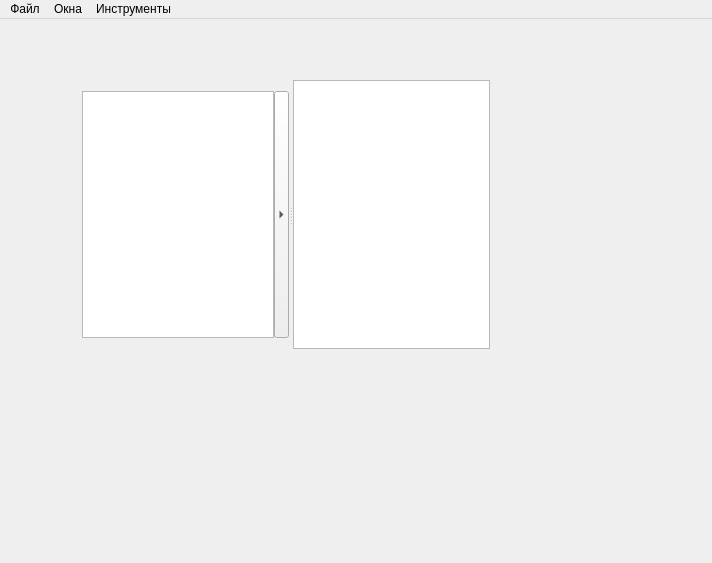
<?xml version="1.0" encoding="UTF-8"?>
<ui version="4.0">
 <class>MainWindow</class>
 <widget class="QMainWindow" name="MainWindow">
  <property name="geometry">
   <rect>
    <x>0</x>
    <y>0</y>
    <width>712</width>
    <height>563</height>
   </rect>
  </property>
  <property name="minimumSize">
   <size>
    <width>50</width>
    <height>50</height>
   </size>
  </property>
  <property name="contextMenuPolicy">
   <enum>Qt::DefaultContextMenu</enum>
  </property>
  <property name="windowTitle">
   <string>Seo редактор</string>
  </property>
  <property name="windowIcon">
   <iconset resource="../res.qrc">
    <normaloff>:/main/res/main_icon.png</normaloff>:/main/res/main_icon.png</iconset>
  </property>
  <property name="layoutDirection">
   <enum>Qt::LeftToRight</enum>
  </property>
  <widget class="QWidget" name="centralWidget">
   <widget class="QWidget" name="horizontalLayoutWidget">
    <property name="geometry">
     <rect>
      <x>60</x>
      <y>50</y>
      <width>441</width>
      <height>291</height>
     </rect>
    </property>
    <layout class="QHBoxLayout" name="horizontalLayout">
     <item>
      <widget class="QSplitter" name="splitter">
       <property name="sizePolicy">
        <sizepolicy hsizetype="Expanding" vsizetype="Expanding">
         <horstretch>0</horstretch>
         <verstretch>0</verstretch>
        </sizepolicy>
       </property>
       <property name="focusPolicy">
        <enum>Qt::NoFocus</enum>
       </property>
       <property name="orientation">
        <enum>Qt::Horizontal</enum>
       </property>
       <property name="opaqueResize">
        <bool>true</bool>
       </property>
       <property name="childrenCollapsible">
        <bool>true</bool>
       </property>
       <widget class="QWidget" name="gridLayoutWidget">
        <layout class="QGridLayout" name="gridLayout" rowstretch="0,0" columnstretch="0,0">
         <property name="sizeConstraint">
          <enum>QLayout::SetMaximumSize</enum>
         </property>
         <property name="rightMargin">
          <number>0</number>
         </property>
         <property name="horizontalSpacing">
          <number>0</number>
         </property>
         <property name="verticalSpacing">
          <number>6</number>
         </property>
         <item row="1" column="1">
          <widget class="QToolButton" name="toolButton">
           <property name="enabled">
            <bool>true</bool>
           </property>
           <property name="sizePolicy">
            <sizepolicy hsizetype="Minimum" vsizetype="Expanding">
             <horstretch>0</horstretch>
             <verstretch>0</verstretch>
            </sizepolicy>
           </property>
           <property name="maximumSize">
            <size>
             <width>15</width>
             <height>16777215</height>
            </size>
           </property>
           <property name="contextMenuPolicy">
            <enum>Qt::DefaultContextMenu</enum>
           </property>
           <property name="layoutDirection">
            <enum>Qt::LeftToRight</enum>
           </property>
           <property name="text">
            <string>...</string>
           </property>
           <property name="popupMode">
            <enum>QToolButton::InstantPopup</enum>
           </property>
           <property name="toolButtonStyle">
            <enum>Qt::ToolButtonIconOnly</enum>
           </property>
           <property name="arrowType">
            <enum>Qt::RightArrow</enum>
           </property>
          </widget>
         </item>
         <item row="1" column="0">
          <widget class="QTextEdit" name="textEdit">
           <property name="tabChangesFocus">
            <bool>false</bool>
           </property>
           <property name="undoRedoEnabled">
            <bool>false</bool>
           </property>
           <property name="html">
            <string>&lt;!DOCTYPE HTML PUBLIC &quot;-//W3C//DTD HTML 4.0//EN&quot; &quot;http://www.w3.org/TR/REC-html40/strict.dtd&quot;&gt;
&lt;html&gt;&lt;head&gt;&lt;meta name=&quot;qrichtext&quot; content=&quot;1&quot; /&gt;&lt;style type=&quot;text/css&quot;&gt;
p, li { white-space: pre-wrap; }
&lt;/style&gt;&lt;/head&gt;&lt;body style=&quot; font-family:'Ubuntu'; font-size:11pt; font-weight:400; font-style:normal;&quot;&gt;
&lt;p style=&quot;-qt-paragraph-type:empty; margin-top:0px; margin-bottom:0px; margin-left:0px; margin-right:0px; -qt-block-indent:0; text-indent:0px;&quot;&gt;&lt;br /&gt;&lt;/p&gt;&lt;/body&gt;&lt;/html&gt;</string>
           </property>
           <property name="overwriteMode">
            <bool>false</bool>
           </property>
           <property name="textInteractionFlags">
            <set>Qt::TextEditorInteraction</set>
           </property>
           <property name="placeholderText">
            <string/>
           </property>
          </widget>
         </item>
        </layout>
       </widget>
       <widget class="QTableWidget" name="tableWidget">
        <property name="sizePolicy">
         <sizepolicy hsizetype="Expanding" vsizetype="Expanding">
          <horstretch>0</horstretch>
          <verstretch>0</verstretch>
         </sizepolicy>
        </property>
        <property name="maximumSize">
         <size>
          <width>29998</width>
          <height>29998</height>
         </size>
        </property>
        <property name="sizeIncrement">
         <size>
          <width>0</width>
          <height>0</height>
         </size>
        </property>
        <property name="layoutDirection">
         <enum>Qt::LeftToRight</enum>
        </property>
       </widget>
      </widget>
     </item>
    </layout>
   </widget>
  </widget>
  <widget class="QMenuBar" name="menuBar">
   <property name="geometry">
    <rect>
     <x>0</x>
     <y>0</y>
     <width>712</width>
     <height>25</height>
    </rect>
   </property>
   <widget class="QMenu" name="menu_file">
    <property name="contextMenuPolicy">
     <enum>Qt::DefaultContextMenu</enum>
    </property>
    <property name="toolTip">
     <string/>
    </property>
    <property name="toolTipDuration">
     <number>-1</number>
    </property>
    <property name="statusTip">
     <string/>
    </property>
    <property name="accessibleName">
     <string/>
    </property>
    <property name="accessibleDescription">
     <string/>
    </property>
    <property name="title">
     <string>Файл</string>
    </property>
    <addaction name="m_New_pr"/>
    <addaction name="m_Open_pr"/>
    <addaction name="m_Save_pr_as"/>
    <addaction name="separator"/>
    <addaction name="m_Open_file"/>
    <addaction name="m_Save_file"/>
    <addaction name="separator"/>
    <addaction name="m_Open_task"/>
    <addaction name="m_Save_r_as"/>
    <addaction name="separator"/>
    <addaction name="m_Quit"/>
   </widget>
   <widget class="QMenu" name="windows">
    <property name="title">
     <string>Окна</string>
    </property>
    <addaction name="display_horiz"/>
    <addaction name="m_hide_table"/>
   </widget>
   <widget class="QMenu" name="tools">
    <property name="title">
     <string>Инструменты</string>
    </property>
    <addaction name="m_proccessing"/>
    <addaction name="m_show_results"/>
    <addaction name="m_show_task"/>
    <addaction name="m_stress"/>
    <addaction name="m_add_rus"/>
   </widget>
   <addaction name="menu_file"/>
   <addaction name="windows"/>
   <addaction name="tools"/>
  </widget>
  <action name="m_Open_pr">
   <property name="text">
    <string>Открыть проект</string>
   </property>
   <property name="shortcut">
    <string>Ctrl+O, P</string>
   </property>
  </action>
  <action name="m_Save_pr_as">
   <property name="text">
    <string>Сохранить проект</string>
   </property>
   <property name="shortcut">
    <string>Ctrl+S, Ctrl+P</string>
   </property>
   <property name="shortcutContext">
    <enum>Qt::WindowShortcut</enum>
   </property>
  </action>
  <action name="m_Open_file">
   <property name="text">
    <string>Открыть контент</string>
   </property>
   <property name="shortcut">
    <string>Ctrl+O, T</string>
   </property>
   <property name="shortcutContext">
    <enum>Qt::ApplicationShortcut</enum>
   </property>
  </action>
  <action name="m_Save_file">
   <property name="text">
    <string>Сохранить контент как...</string>
   </property>
   <property name="shortcut">
    <string>Ctrl+S, T</string>
   </property>
  </action>
  <action name="m_Open_task">
   <property name="text">
    <string>Открыть ТЗ</string>
   </property>
   <property name="shortcut">
    <string>Ctrl+O, Q</string>
   </property>
  </action>
  <action name="m_Quit">
   <property name="text">
    <string>Выход</string>
   </property>
  </action>
  <action name="m_Save_r_as">
   <property name="text">
    <string>Сохранить ТЗ как...</string>
   </property>
   <property name="shortcut">
    <string>Ctrl+S, Q</string>
   </property>
  </action>
  <action name="m_New_pr">
   <property name="text">
    <string>Новый проект</string>
   </property>
   <property name="statusTip">
    <string/>
   </property>
   <property name="whatsThis">
    <string/>
   </property>
   <property name="shortcut">
    <string>Ctrl+N, P</string>
   </property>
  </action>
  <action name="display_horiz">
   <property name="checkable">
    <bool>false</bool>
   </property>
   <property name="text">
    <string>Отобразить горизантально</string>
   </property>
  </action>
  <action name="m_proccessing">
   <property name="checkable">
    <bool>true</bool>
   </property>
   <property name="text">
    <string>Обработать текст</string>
   </property>
  </action>
  <action name="m_show_results">
   <property name="checkable">
    <bool>true</bool>
   </property>
   <property name="text">
    <string>Показать результаты</string>
   </property>
  </action>
  <action name="m_show_task">
   <property name="checkable">
    <bool>true</bool>
   </property>
   <property name="text">
    <string>Показать ТЗ</string>
   </property>
  </action>
  <action name="m_stress">
   <property name="checkable">
    <bool>true</bool>
   </property>
   <property name="text">
    <string>Подчеркнуть текст</string>
   </property>
  </action>
  <action name="m_hide_table">
   <property name="checkable">
    <bool>true</bool>
   </property>
   <property name="text">
    <string>Спрятать таблицу</string>
   </property>
  </action>
  <action name="m_add_rus">
   <property name="checkable">
    <bool>true</bool>
   </property>
   <property name="text">
    <string>Рассчитать доп. словоформы</string>
   </property>
  </action>
 </widget>
 <layoutdefault spacing="6" margin="11"/>
 <resources>
  <include location="../res.qrc"/>
 </resources>
 <connections/>
</ui>
